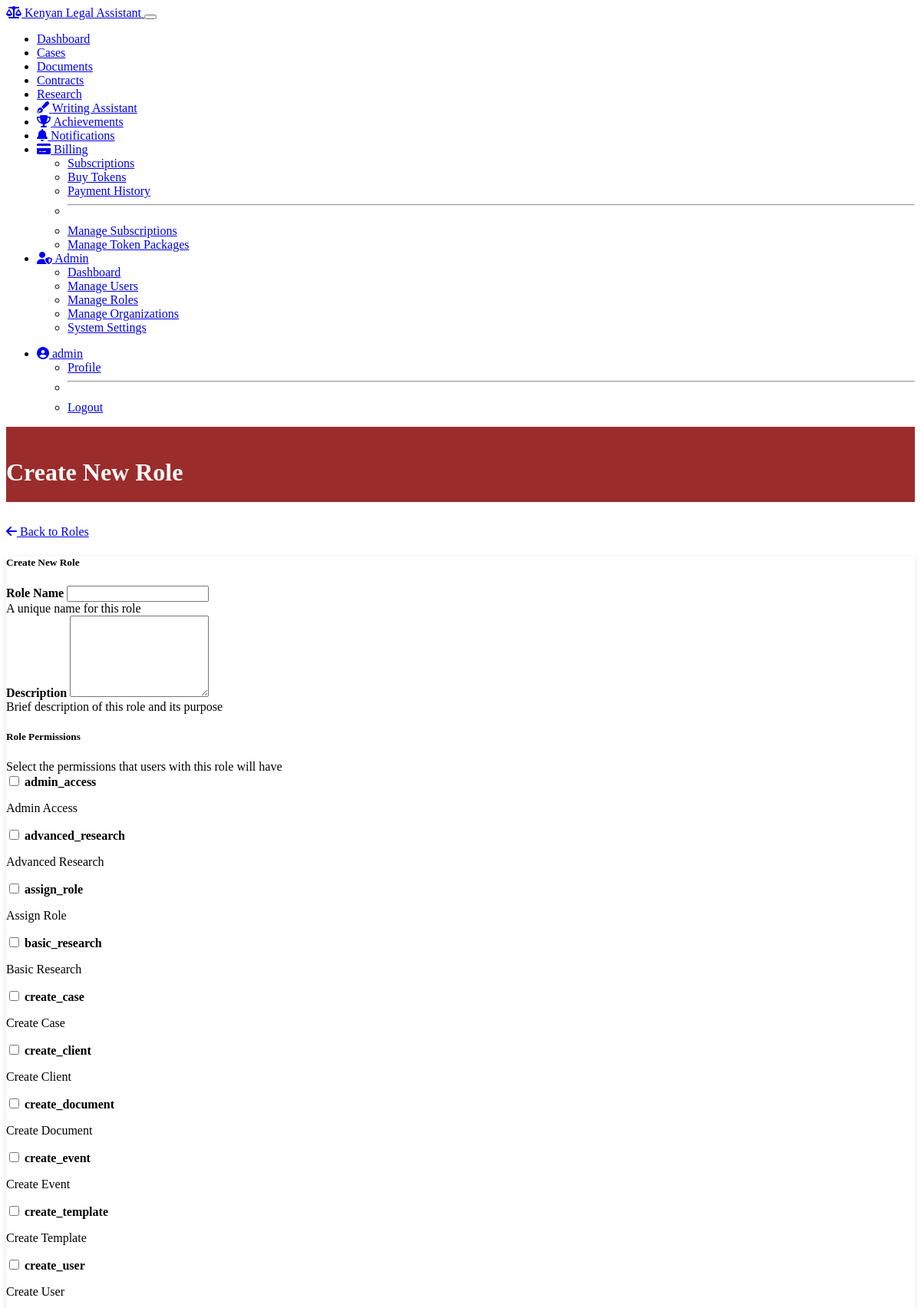
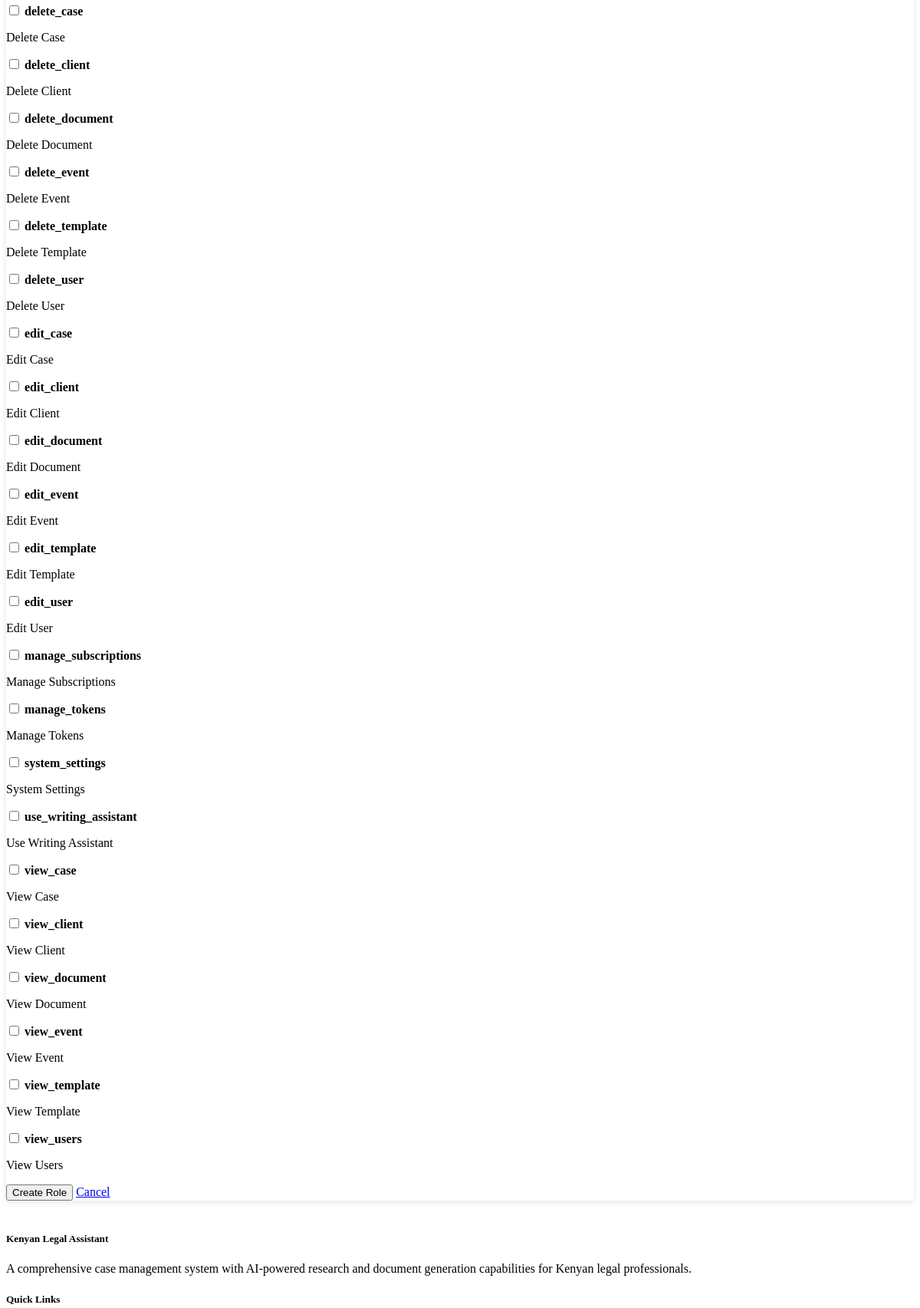
The page /admin/roles/create (signed in, upper part) on the database its author committed (2 pictures, top to bottom).
### models.py (models this page shows, shortened)
class User(UserMixin, db.Model):
    id = db.Column(db.Integer, primary_key=True)
    username = db.Column(db.String(64), unique=True, nullable=False)
    email = db.Column(db.String(120), unique=True, nullable=False)
    password_hash = db.Column(db.String(256), nullable=False)
    first_name = db.Column(db.String(64))
    last_name = db.Column(db.String(64))
    role = db.Column(db.String(20), default='individual')  # admin, organization, organization_member, individual
    account_type = db.Column(db.String(20), default='free')  # free, basic, premium, enterprise
    organization_name = db.Column(db.String(100))
    organization_size = db.Column(db.Integer)  # Number of users in organization
    tokens_available = db.Column(db.Integer, default=0)  # Available tokens for AI features
    max_cases = db.Column(db.Integer, default=5)  # Maximum number of cases allowed
    is_active = db.Column(db.Boolean, default=True)  # Account active status
    subscription_end = db.Column(db.DateTime)  # When subscription expires
    phone = db.Column(db.String(20))  # Phone number for SMS notifications
    created_at = db.Column(db.DateTime, default=datetime.utcnow)
    last_login = db.Column(db.DateTime)
    custom_role_id = db.Column(db.Integer, db.ForeignKey('role.id'))
    active_organization_id = db.Column(db.Integer, db.ForeignKey('organization.id'))
    cases = db.relationship('Case', backref='assigned_user', lazy='dynamic')
    documents = db.relationship('Document', backref='created_by', lazy='dynamic')
    contracts = db.relationship('Contract', backref='created_by', lazy='dynamic')
    custom_role = db.relationship('Role', foreign_keys=[custom_role_id])
    active_organization = db.relationship('Organization', foreign_keys=[active_organization_id])

class Permission(db.Model):
    id = db.Column(db.Integer, primary_key=True)
    name = db.Column(db.String(50), unique=True, nullable=False)
    description = db.Column(db.String(200))

### routes/admin.py (the view, shortened to what this page needs)
@admin_bp.route('/roles/create', methods=['GET', 'POST'])
@login_required
@admin_required
def create_role():
    permissions = Permission.query.all()
    return render_template('admin/create_role.html', permissions=permissions)

### app.py (called while the page is built)
@login_manager.user_loader
def load_user(user_id):
    user = User.query.get(int(user_id))
    if user:
        return user
    return ClientPortalUser.query.get(int(user_id))

### utils/permissions.py (called while the page is built)
def admin_required(f):
    @wraps(f)
    def decorated_function(*args, **kwargs):
        if not current_user.is_authenticated:
            flash('Please log in to access this page', 'warning')
            return redirect(url_for('auth.login'))
        if current_user.role != 'admin':
            flash('This area is restricted to administrators', 'error')
            return redirect(url_for('dashboard.index'))
        return f(*args, **kwargs)
    return decorated_function

### templates/admin/create_role.html
{% extends "base.html" %}
{% block header %}Create New Role{% endblock %}
{% block content %}
<div class="row mb-4">
    <div class="col">
        <a href="{{ url_for('admin.roles') }}" class="btn btn-secondary">
            <i class="fas fa-arrow-left"></i> Back to Roles
        </a>
    </div>
</div>
<div class="card shadow">
    <div class="card-header">
        <h5 class="card-title mb-0">Create New Role</h5>
    </div>
    <div class="card-body">
        <form method="post">
            <div class="mb-3">
                <label for="name" class="form-label">Role Name</label>
                <input type="text" class="form-control" id="name" name="name" required>
                <div class="form-text">A unique name for this role</div>
            </div>
            <div class="mb-3">
                <label for="description" class="form-label">Description</label>
                <textarea class="form-control" id="description" name="description" rows="3"></textarea>
                <div class="form-text">Brief description of this role and its purpose</div>
            </div>
            <h5 class="mt-4 mb-3">Role Permissions</h5>
            <div class="alert alert-info">
                Select the permissions that users with this role will have
            </div>
            <div class="row">
                {% for permission in permissions %}
                <div class="col-md-4 mb-3">
                    <div class="form-check">
                        <input class="form-check-input" type="checkbox" name="permission_{{ permission.id }}" id="permission_{{ permission.id }}">
                        <label class="form-check-label" for="permission_{{ permission.id }}">
                            <strong>{{ permission.name }}</strong>
                            <p class="text-muted small mb-0">{{ permission.description }}</p>
                        </label>
                    </div>
                </div>
                {% endfor %}
            </div>
            <div class="mt-4">
                <button type="submit" class="btn btn-primary">Create Role</button>
                <a href="{{ url_for('admin.roles') }}" class="btn btn-secondary">Cancel</a>
            </div>
        </form>
    </div>
</div>
{% endblock %}

### templates/base.html (shortened to what this page needs)
<!DOCTYPE html>
<html lang="en" data-bs-theme="dark">
<head>
    <link rel="stylesheet" href="https://cdn.replit.com/agent/bootstrap-agent-dark-theme.min.css">
    <link rel="stylesheet" href="https://cdnjs.cloudflare.com/ajax/libs/font-awesome/6.2.0/css/all.min.css">
    <link rel="stylesheet" href="{{ url_for('static', filename='css/styles.css') }}">
    <link rel="stylesheet" href="{{ url_for('static', filename='css/fab.css') }}">
</head>
<body data-authenticated="{{ 'true' if current_user.is_authenticated else 'false' }}">
    <nav class="navbar navbar-expand-lg navbar-dark bg-dark">
        <div class="container-fluid">
            <a class="navbar-brand" href="{{ url_for('dashboard.index') }}">
                <i class="fas fa-balance-scale"></i> Kenyan Legal Assistant
            </a>
            <button class="navbar-toggler" type="button" data-bs-toggle="collapse" data-bs-target="#navbarNav" aria-controls="navbarNav" aria-expanded="false" aria-label="Toggle navigation">
            </button>
            <div class="collapse navbar-collapse" id="navbarNav">
                <ul class="navbar-nav me-auto">
                    {% if current_user.is_authenticated %}
                    <li class="nav-item">
                        <a class="nav-link {% if request.endpoint.startswith('dashboard.') %}active{% endif %}" href="{{ url_for('dashboard.index') }}">Dashboard</a>
                    </li>
                    <li class="nav-item">
                        <a class="nav-link {% if request.endpoint.startswith('cases.') %}active{% endif %}" href="{{ url_for('cases.index') }}">Cases</a>
                    </li>
                    <li class="nav-item">
                        <a class="nav-link {% if request.endpoint.startswith('documents.') %}active{% endif %}" href="{{ url_for('documents.index') }}">Documents</a>
                    </li>
                    <li class="nav-item">
                        <a class="nav-link {% if request.endpoint.startswith('contracts.') %}active{% endif %}" href="{{ url_for('contracts.index') }}">Contracts</a>
                    </li>
                    <li class="nav-item">
                        <a class="nav-link {% if request.endpoint.startswith('research.') %}active{% endif %}" href="{{ url_for('research.index') }}">Research</a>
                    </li>
                    <li class="nav-item">
                        <a class="nav-link {% if request.endpoint.startswith('writing.') %}active{% endif %}" href="{{ url_for('writing.index') }}">
                            <i class="fas fa-pen-fancy"></i> Writing Assistant
                        </a>
                    </li>
                    <li class="nav-item">
                        <a class="nav-link {% if request.endpoint.startswith('gamification.') %}active{% endif %}" href="{{ url_for('gamification.dashboard') }}">
                            <i class="fas fa-trophy"></i> Achievements
                        </a>
                    </li>
                    <li class="nav-item">
                        <a class="nav-link {% if request.endpoint.startswith('notifications.') %}active{% endif %}" href="{{ url_for('notifications.index') }}">
                            <i class="fas fa-bell"></i> Notifications
                        </a>
                    </li>
                    <li class="nav-item dropdown">
                        <a class="nav-link dropdown-toggle {% if request.endpoint.startswith('billing.') %}active{% endif %}" href="#" id="billingDropdown" role="button" data-bs-toggle="dropdown" aria-expanded="false">
                            <i class="fas fa-credit-card"></i> Billing
                        </a>
                        <ul class="dropdown-menu" aria-labelledby="billingDropdown">
                            <li><a class="dropdown-item" href="{{ url_for('billing.subscriptions') }}">Subscriptions</a></li>
                            <li><a class="dropdown-item" href="{{ url_for('billing.tokens') }}">Buy Tokens</a></li>
                            <li><a class="dropdown-item" href="{{ url_for('billing.payment_history') }}">Payment History</a></li>
                            {% if current_user.role == 'admin' %}
                            <li><hr class="dropdown-divider"></li>
                            <li><a class="dropdown-item" href="{{ url_for('billing.admin_subscriptions') }}">Manage Subscriptions</a></li>
                            <li><a class="dropdown-item" href="{{ url_for('billing.admin_tokens') }}">Manage Token Packages</a></li>
                    {% endif %}
                        </ul>
                    </li>
                    {% if current_user.role == 'admin' %}
                    <li class="nav-item dropdown">
                        <a class="nav-link dropdown-toggle {% if request.endpoint.startswith('admin.') %}active{% endif %}" href="#" id="adminDropdown" role="button" data-bs-toggle="dropdown" aria-expanded="false">
                            <i class="fas fa-user-shield"></i> Admin
                        </a>
                        <ul class="dropdown-menu" aria-labelledby="adminDropdown">
                            <li><a class="dropdown-item" href="{{ url_for('admin.index') }}">Dashboard</a></li>
                            <li><a class="dropdown-item" href="{{ url_for('admin.users') }}">Manage Users</a></li>
                            <li><a class="dropdown-item" href="{{ url_for('admin.roles') }}">Manage Roles</a></li>
                            <li><a class="dropdown-item" href="{{ url_for('admin.organizations') }}">Manage Organizations</a></li>
                            <li><a class="dropdown-item" href="{{ url_for('admin.system_settings') }}">System Settings</a></li>
                            {% endif %}
                        </ul>
                    </li>
                    {% endif %}
                </ul>
                <ul class="navbar-nav">
                    {% if current_user.is_authenticated %}
                    <li class="nav-item dropdown">
                        <a class="nav-link dropdown-toggle" href="#" id="userDropdown" role="button" data-bs-toggle="dropdown" aria-expanded="false">
                            <i class="fas fa-user-circle"></i> {{ current_user.username }}
                        </a>
                        <ul class="dropdown-menu dropdown-menu-end" aria-labelledby="userDropdown">
                            <li><a class="dropdown-item" href="{{ url_for('auth.profile') }}">Profile</a></li>
                            <li><hr class="dropdown-divider"></li>
                            <li><a class="dropdown-item" href="{{ url_for('auth.logout') }}">Logout</a></li>
                        </ul>
                    </li>
                    {% endif %}
                </ul>
            </div>
        </div>
    </nav>
    <header class="main-header">
        <div class="container">
            <h1>{% block header %}Kenyan Legal Assistant{% endblock %}</h1>
        </div>
    </header>
    <main class="container my-4">
        {% block content %}{% endblock %}
    </main>
    <footer class="bg-dark text-light py-4 mt-5">
        <div class="container">
            <div class="row">
                <div class="col-md-6">
                    <h5>Kenyan Legal Assistant</h5>
                    <p>A comprehensive case management system with AI-powered research and document generation capabilities for Kenyan legal professionals.</p>
                </div>
                <div class="col-md-3">
                    <h5>Quick Links</h5>
                </div>
            </div>
        </div>
    </footer>
</body>
</html>

### static/css/styles.css (style rules this page uses)
:root { --brand-primary: #9b2c2c; --brand-secondary: #e26c09; --brand-accent: #f0c040; --brand-dark: #333; --brand-light: #f8f9fa; }
body { min-height: 100vh; display: flex; flex-direction: column; }
main { flex: 1; }
.main-header { background-color: var(--brand-primary); padding: 20px 0; margin-bottom: 30px; }
.main-header h1 { color: var(--brand-light); margin-bottom: 0; }
.card { margin-bottom: 20px; border: none; box-shadow: 0 2px 8px rgba(0, 0, 0, 0.1); }
.card-header { font-weight: 600; }
.form-label { font-weight: 600; }
textarea.form-control { min-height: 100px; }

### rows shown on the page
User: username "admin"
Permission: name "admin_access", description "Admin Access"
Permission: name "advanced_research", description "Advanced Research"
Permission: name "assign_role", description "Assign Role"
Permission: name "basic_research", description "Basic Research"
Permission: name "create_case", description "Create Case"
Permission: name "create_client", description "Create Client"
Permission: name "create_document", description "Create Document"
Permission: name "create_event", description "Create Event"
Permission: name "create_template", description "Create Template"
Permission: name "create_user", description "Create User"
Permission: name "delete_case", description "Delete Case"
Permission: name "delete_client", description "Delete Client"
Permission: name "delete_document", description "Delete Document"
Permission: name "delete_event", description "Delete Event"
Permission: name "delete_template", description "Delete Template"
Permission: name "delete_user", description "Delete User"
Permission: name "edit_case", description "Edit Case"
Permission: name "edit_client", description "Edit Client"
Permission: name "edit_document", description "Edit Document"
Permission: name "edit_event", description "Edit Event"
Permission: name "edit_template", description "Edit Template"
Permission: name "edit_user", description "Edit User"
Permission: name "manage_subscriptions", description "Manage Subscriptions"
Permission: name "manage_tokens", description "Manage Tokens"
Permission: name "system_settings", description "System Settings"
Permission: name "use_writing_assistant", description "Use Writing Assistant"
Permission: name "view_case", description "View Case"
Permission: name "view_client", description "View Client"
Permission: name "view_document", description "View Document"
Permission: name "view_event", description "View Event"
Permission: name "view_template", description "View Template"
Permission: name "view_users", description "View Users"
